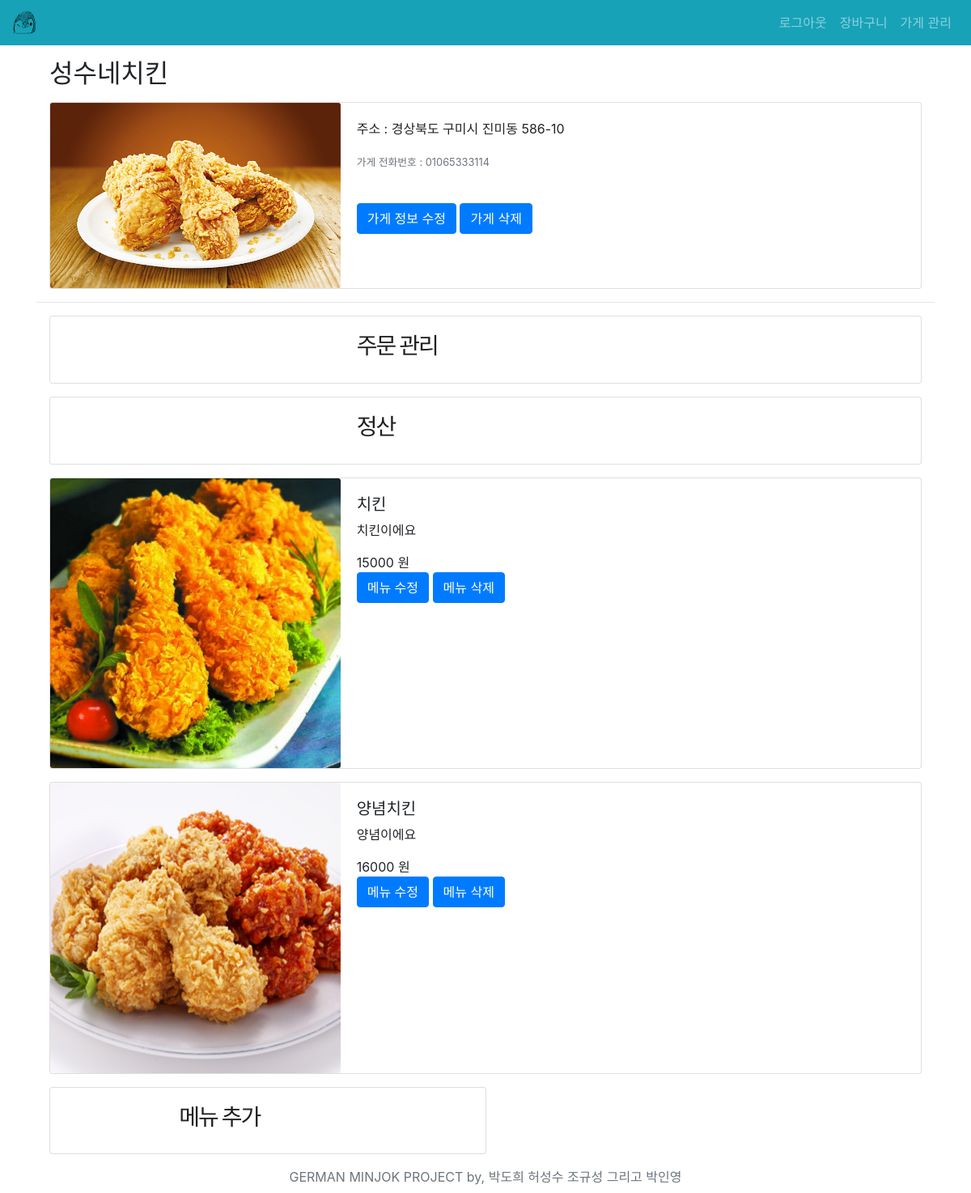
Page /ceos/detail_store/1/ (signed in) on the committed database.
### ceos/models.py (models this page shows)
class Store(models.Model):
    manager = models.ForeignKey(settings.AUTH_USER_MODEL, on_delete=models.CASCADE)
    store_name = models.CharField(max_length=50)
    store_phone = models.CharField(max_length=20)
    store_number = models.CharField(max_length=20)
    store_location = models.CharField(max_length=100)
    store_cartegory = models.IntegerField(default=0, choices=[
            (0, "한식"), (1, "중국집"), (2, "일식"), (3, "피자"), (4, "치킨")
        ])
    store_image = models.ImageField(blank=True, upload_to="store/%Y/%m/%d")
    orderlists = models.ManyToManyField(
            settings.AUTH_USER_MODEL,
            related_name="restaurant",
            through='OrderList',
        )
    reviews = models.ManyToManyField(
            settings.AUTH_USER_MODEL,
            related_name="orderedstore",
            through='reviews.Review',
        )

class StoreMenu(models.Model):
    store = models.ForeignKey(Store, on_delete=models.CASCADE)
    menu_name = models.CharField(max_length=50)
    menu_info = models.CharField(blank=True, max_length=50)
    menu_price = models.IntegerField()
    menu_image = models.ImageField(blank=True, upload_to="menu/%Y/%m/%d")

### ceos/views.py (the view)
# urls.py: path('detail_store/<int:store_pk>/', views.detail_store, name='detail_store'),
@login_required
def detail_store(request, store_pk):
    if request.user.auth_code == 2:
        store = get_object_or_404(Store, pk=store_pk)
        if request.user == store.manager:
            menu_list = store.storemenu_set.all()
            context = {
                'store': store,
                'menu_list': menu_list,
            }
            return render(request, 'ceos/detail_store.html', context)
        else:
            return redirect('ceos:index')
    else:
        return redirect('main:index')

### ceos/templates/ceos/detail_store.html (shortened to what this page needs)
{% extends 'base.html' %} {% load static %}
{% block content %}
  <link rel="stylesheet" href="{% static 'main/style.css' %}" type="text/css" media="screen">
    <h2 class="mt-3 ml-3">{{ store.store_name }}</h2>
    <div class="card m-3 card-style">
    <div class="row no-gutters">
        <div class="col-md-4">
        <img src="{{ store.store_image.url }}" class="card-img" alt="...">
        </div>
        <div class="col-md-8">
        <div class="card-body">
            <p class="card-text">주소 : {{ store.store_location }}</p>
            <p class="card-text"><small class="text-muted">가게 전화번호 : {{ store.store_phone }}</small></p><br>
            <a href="{% url 'ceos:update_store' store.pk %}"><button class="btn btn-primary">가게 정보 수정</button></a>
            <a href="{% url 'ceos:delete_store' store.pk %}"><button class="btn btn-primary">가게 삭제</button></a>
        </div>
        </div>
    </div>
    </div>
    <hr>
    <a href="{% url 'ceos:orders' store.pk %}" style="text-decoration: none; color: #000000;">
        <div class="card m-3 card-style">
        <div class="row no-gutters">
            <div class="col-md-4">
            </div>
            <div class="col-md-8">
                <div class="card-body">
                    <h3>주문 관리</h3>
                </div>
            </div>
        </div>
    </div>
    </a>
    <a href="{% url 'ceos:pocket' store.pk %}" style="text-decoration: none; color: #000000;">
    <div class="card m-3 card-style">
        <div class="row no-gutters">
            <div class="col-md-4">
            </div>
            <div class="col-md-8">
                <div class="card-body">
                    <h3>정산</h3>
                </div>
            </div>
        </div>
    </div>
    </a>
    {% for menu in menu_list%}
    <div class="card m-3 card-style">
        <div class="row no-gutters">
            <div class="col-md-4">
                <img src="{{ menu.menu_image.url }}" class="card-img" alt="...">
            </div>
            <div class="col-md-8">
                <div class="card-body">
                    <h5>{{ menu.menu_name }}</h5>
                    <p>{{ menu.menu_info }}</p>
                    <span>{{ menu.menu_price }} 원</span><br>
                    <a href="{% url 'ceos:update_menu' store.pk menu.pk %}">
                        <button class="btn btn-primary">메뉴 수정</button>
                    </a>
                    <a href="{% url 'ceos:delete_menu' store.pk menu.pk %}">
                        <button class="btn btn-primary">메뉴 삭제</button>
                    </a>
                    </div>
            </div>
        </div>
    </div>
    {% endfor %}
    <a href="#" style="text-decoration: none; color: #000000;">
    <div class="card m-3" style="max-width: 540px;">
        <div class="row no-gutters">
            <div class="col-md-8">
                <div class="card-body">
                    <a href="{% url 'ceos:create_menu' store.pk %}">
                        <h3 class="text-center">메뉴 추가</h3>
                    </a>
                </div>
            </div>
        </div>
    </div>
    </a>
{% endblock %}

### main/static/main/style.css (style rules this page uses)
h3 { font-family: "Paytone One"; color: #202020; text-transform: uppercase; letter-spacing: -2px; }

### rows in the picture
Store: store_name "성수네치킨", store_image (picture), store_location "경상북도 구미시 진미동 586-10", store_phone "01065333114"
StoreMenu: menu_image (picture), menu_name "치킨", menu_info "치킨이에요", menu_price "15000"
StoreMenu: menu_image (picture), menu_name "양념치킨", menu_info "양념이에요", menu_price "16000"
